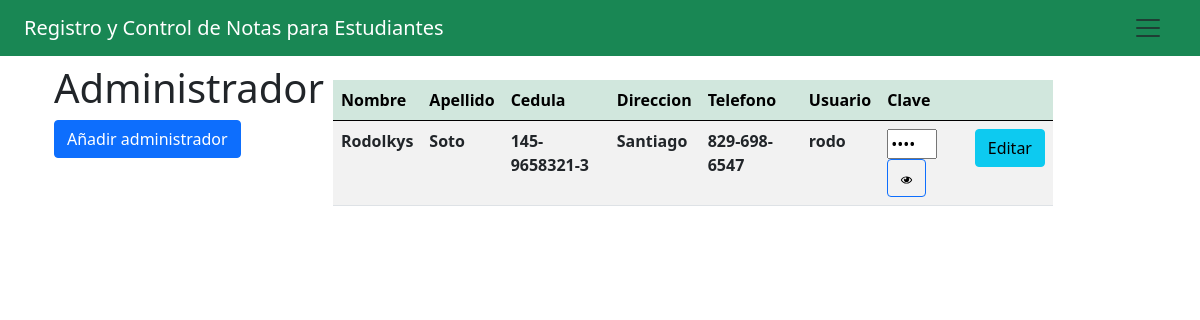
Screenshot of /app/mostrar_datos_administrador.php (signed in) with the database file from the repository.
### tables this page shows
CREATE TABLE `administrador` (
  `idAdministrador` int(11) NOT NULL,
  `nomAdmin` varchar(25) NOT NULL,
  `apeAdmin` varchar(25) NOT NULL,
  `cedula` char(15) NOT NULL,
  `direccion` varchar(30) NOT NULL,
  `telAdmin` char(15) NOT NULL,
  `id_User` int(11) NOT NULL
);

CREATE TABLE `usuario` (
  `idUser` int(11) NOT NULL,
  `usuario` varchar(22) NOT NULL,
  `clave` varchar(22) NOT NULL,
  `id_Rol` int(11) NOT NULL
);

### app/mostrar_datos_administrador.php (the view, shortened to what this page needs)
<?php
     include ("../inc/menu_administrador.php");
     require_once ('../bd/conexion.php');
     $sql = "SELECT * FROM administrador a JOIN usuario u ON a.id_User=u.idUser ";
    $query=mysqli_query($conexion,$sql);
?>
<!DOCTYPE html>
<html lang="es">
    <head>
        <link rel="stylesheet" href="../styles.css">
        <link href="https://cdn.jsdelivr.net/npm/bootstrap@5.0.2/dist/css/bootstrap.min.css" rel="stylesheet">
        <link rel="stylesheet" type="text/css" href="https://cdn.datatables.net/v/bs5/dt-1.13.1/datatables.min.css"/>
    </head>
    <body>
            <div class="container mt-5">
                    <div class="row">
                        <div class="col-md-3">
                            <h1>Administrador</h1>
                            <a href="registrar_Admin.php"><input type="submit" class="btn btn-primary" value="Añadir administrador"></a>
                        </div>
                        <div class="col-md-8">
                            <table class="table table-striped mt-3" id="mitabla">
                                <thead class="table-success table-striped" >
                                    <tr>
                                    <th>Nombre</th>
                                    <th>Apellido</th>
                                    <th>Cedula</th>
                                    <th>Direccion</th>
                                    <th>Telefono</th>
                                    <th>Usuario</th>
                                    <th>Clave</th>
                                        <th></th>
                                    </tr>
                                </thead>
                                <tbody>
                                        <?php
                                            while($row=mysqli_fetch_array($query)){
                                        ?>
                                            <tr>
                                                <th><?php echo $row['nomAdmin'] ?></th>
                                                <th><?php echo $row['apeAdmin'] ?></th>
                                                <th><?php echo $row['cedula'] ?></th>
                                                <th><?php echo $row['direccion'] ?></th>
                                                <th><?php echo $row['telAdmin'] ?></th>
                                                <th><?php echo $row['usuario'] ?></th>
                                                <th>
                <input type="password" id="password" value="<?php echo $row['clave'] ?> " style="width : 50px; heigth : 1px">
                <button id="show-hide-btn" class="btn btn-outline-primary"></button>
                 </th>
                                                <th><a href="modificarDatos_admin.php?id=<?php echo $row['idAdministrador'] ?>" class="btn btn-info">Editar</a></th>
                                            </tr>
                                        <?php
                                            }
                                        ?>
                                </tbody>
                            </table>
                        </div>
                    </div>
            </div>
    </body>
</html>

### rows the page displays
administrador: nomAdmin "Rodolkys", apeAdmin "Soto", cedula "145-9658321-3", direccion "Santiago", telAdmin "829-698-6547", id_User.usuario "rodo"
